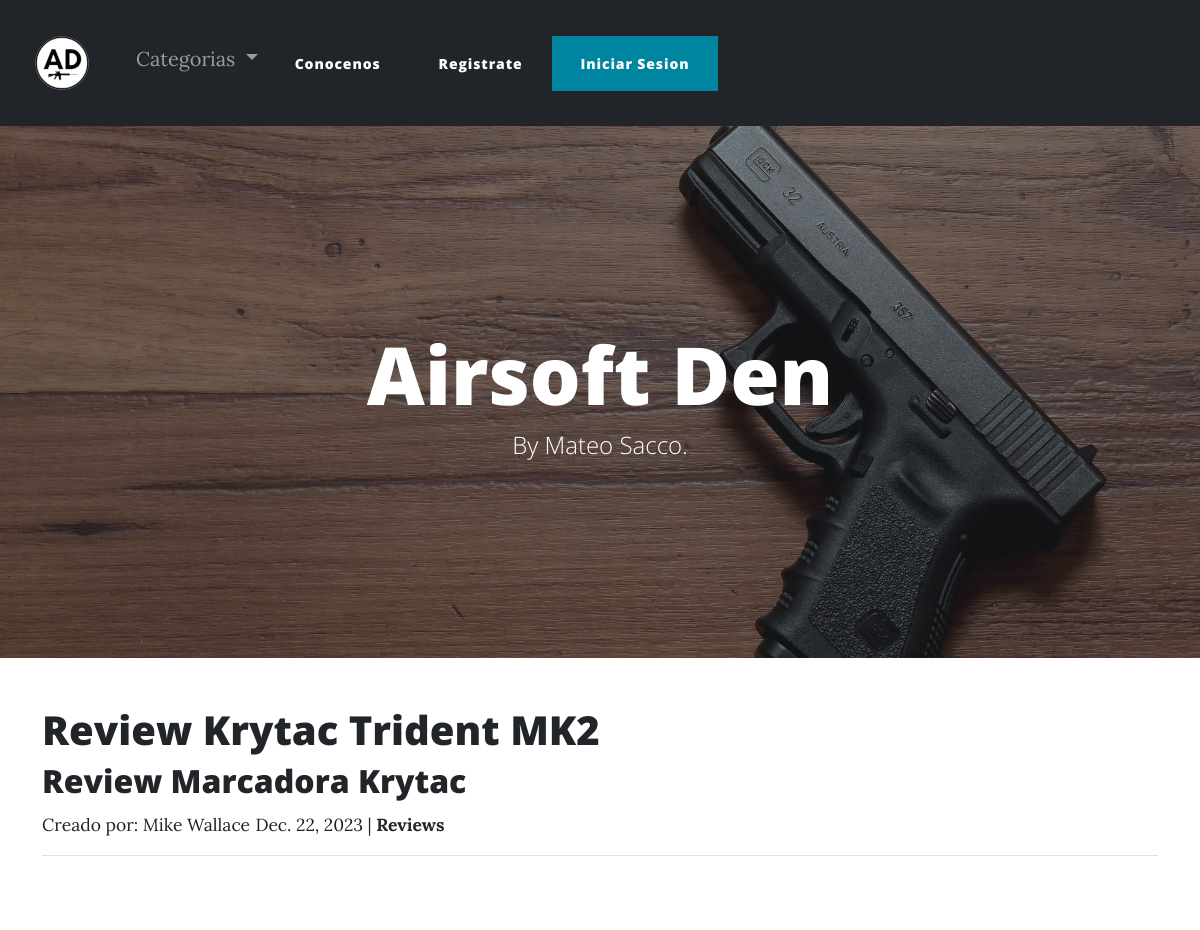
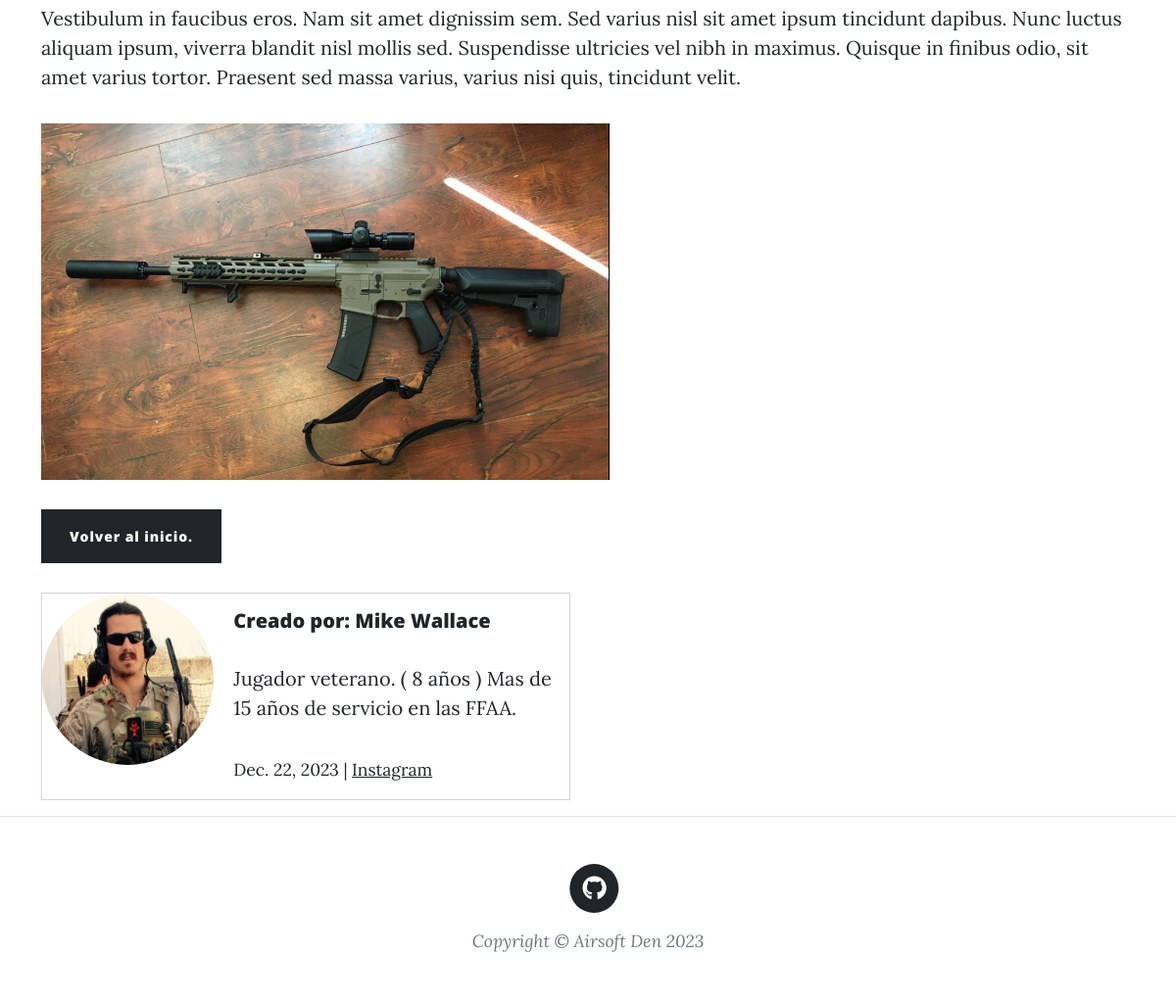
The app's page /pages/8 with its own data (2 pictures, top to bottom).
### blogAPP/models.py (models this page shows, shortened)
class Post(models.Model):
    titulo = models.CharField(max_length=255)
    subtitulo = models.CharField(max_length=255)
    autor = models.ForeignKey(User, on_delete=models.CASCADE)
    texto = RichTextField(blank=True, null=True)
    fecha = models.DateField(auto_now_add=True, auto_now=False)
    categoria = models.CharField(max_length=20, default='Sin Categoria')
    imagen = models.ImageField(null=True, blank=True, upload_to="images/")

class Profile(models.Model):
    user = models.OneToOneField(User, null=True, on_delete=models.CASCADE)
    bio = models.TextField()
    profile_pic = models.ImageField(null=True, blank=True, upload_to="images/pfp")
    instagram_url = models.CharField(max_length=255, null=True, blank=True)

### blogAPP/views.py (the view)
# urls.py: path('pages/<int:pk>', ArticleDetailView.as_view(), name="article-detail"),
class ArticleDetailView(DetailView):
    model = Post
    template_name = "article_details.html"
    def get_context_data(self, *args, **kwargs):
        cat_menu = Category.objects.all()
        context = super(ArticleDetailView, self).get_context_data(*args, **kwargs)
        context["cat_menu"] = cat_menu
        return context

### blogAPP/models.py (called while the page is built)
    def __str__(self):
        return self.nombre

### blogAPP/templates/article_details.html (shortened to what this page needs)
{% extends "main.html" %}
{% block contenidoQueCambia%}
<h1>{{post.titulo}}</h1>
<h2>{{post.subtitulo}}</h2>
<small>Creado por: {{post.autor.first_name}} {{post.autor.last_name}}</small>
<small>{{ post.fecha }} | <strong>{{ post.categoria }}</strong></small><br>
<hr>
<br>
<p>{{ post.texto | safe }}</p>
{% if post.imagen %}
    <img src="{{ post.imagen.url }}">
{% endif %}
<br><br/>
<a class="btn btn-dark" href="/">Volver al inicio. </a>
<br>
<br>
<div class="card mb-3" style="max-width: 540px;">
    <div class="row g-0">
      <div class="col-md-4">
      {% if post.autor.profile.profile_pic %}
        <a href="{% url 'show_profile_page' post.autor.profile.id %}"><img src="{{ post.autor.profile.profile_pic.url }}" width="175" height="175" class="rounded-circle"></a>
      {% else %}
        <a href="{% url 'show_profile_page' post.autor.profile.id %}"><img src='/static/blogAPP/assets/img/home-btn.png' width="175" height="175" class="rounded-circle"></a>
      {% endif %}
      </div>
      <div class="col-md-8">
        <div class="card-body">
          <h5 class="card-title">Creado por: {{post.autor.first_name}} {{post.autor.last_name}}</h5>
          <p class="card-text">{{post.autor.profile.bio}}</p>
          <p class="card-text"><small class="text-body-secondary">{{ post.fecha }} |
           {% if post.autor.profile.instagram_url %}
                <a href="{{post.autor.profile.instagram_url}}" target="_blank">Instagram</a></small></p>
            {% endif %}
        </div>
      </div>
    </div>
  </div>
{% endblock contenidoQueCambia%}

### records on screen
Post: titulo "Review Krytac Trident MK2", subtitulo "Review Marcadora Krytac", autor.first_name "Mike", autor.last_name "Wallace", fecha "Dec. 22, 2023", categoria "Reviews", texto "Vestibulum in faucibus eros. Nam sit amet dignissim sem. Sed varius nisl sit amet ipsum tincidunt dapibus. Nunc luctus aliquam ipsum, viverra blandit nisl mollis sed. Suspendisse ultricies vel nibh in maximus. Quisque in finibus odio, sit amet varius tortor. Praesent sed massa varius, varius nisi quis, tincidunt velit.", imagen (picture), autor.profile.profile_pic (picture), autor.profile.bio "Jugador veterano. ( 8 años ) Mas de 15 años de servicio en las FFAA."
